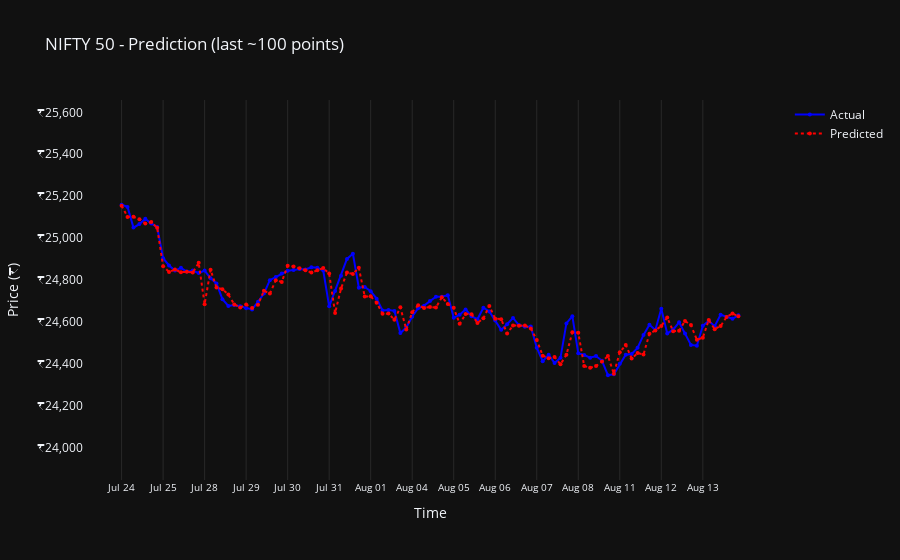

Notebook code for this chart:
### Code cell
from plot_data_util import plot_train_and_prediction
data = pd.read_csv("NIFTY_50_predictions.csv", parse_dates=True, index_col=0)
plot_train_and_prediction(data, ticker="NIFTY 50", n=100)
